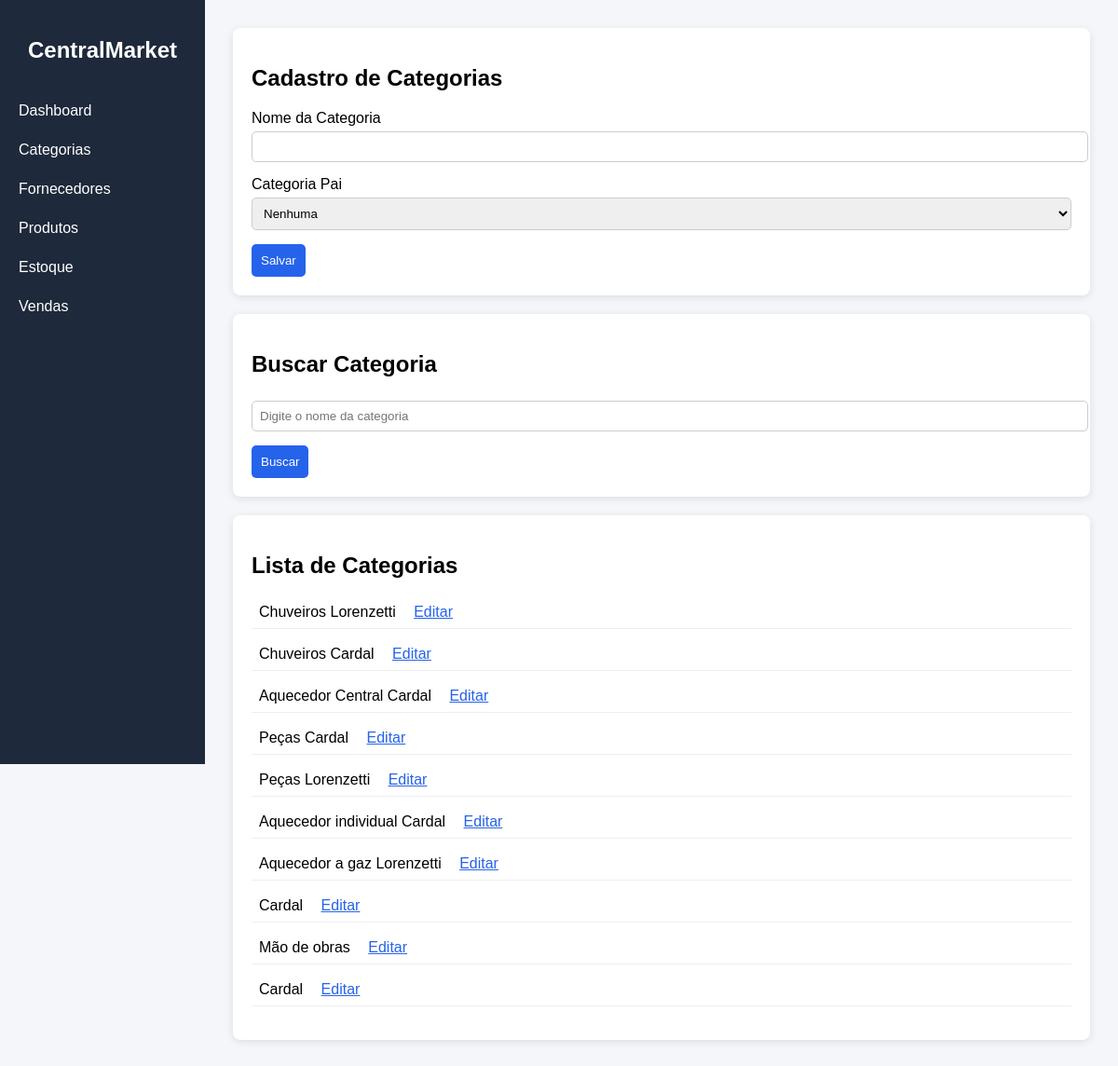
Screenshot of /categorias with the database file from the repository.
### tables this page shows
CREATE TABLE categorias (
        id INTEGER PRIMARY KEY AUTOINCREMENT,
        nome TEXT NOT NULL,
        categoria_pai_id INTEGER,
        FOREIGN KEY (categoria_pai_id) REFERENCES categorias(id)
    );

### app.py (the view, shortened to what this page needs)
@app.route("/categorias", methods=["GET", "POST"])
def categorias():
    conn = get_db()
    cursor = conn.cursor()
    busca = request.args.get("busca", "").strip()
    if busca:
        cursor.execute(
            "SELECT * FROM categorias WHERE nome LIKE ?",
            ("%" + busca + "%",)
        )
    else:
        cursor.execute("SELECT * FROM categorias")
    categorias = cursor.fetchall()
    conn.close()
    return render_template("categorias.html", categorias=categorias)

### app.py (called while the page is built)
def get_db():
    conn = sqlite3.connect("database.db")
    conn.row_factory = sqlite3.Row
    return conn

### templates/categorias.html (shortened to what this page needs)
{% extends "base.html" %}
{% block content %}
<div class="card">
    <h2>Cadastro de Categorias</h2>
    <form method="POST">
        <label>Nome da Categoria</label>
        <input type="text" name="nome" required>
        <label>Categoria Pai</label>
        <select name="categoria_pai_id">
            <option value="">Nenhuma</option>
        </select>
        <button type="submit">Salvar</button>
    </form>
</div>
<div class="card">
    <h2>Buscar Categoria</h2>
    <form method="GET">
        <input type="text" name="busca" placeholder="Digite o nome da categoria">
        <button type="submit">Buscar</button>
    </form>
</div>
<div class="card">
    <h2>Lista de Categorias</h2>
<ul>
    {% for categoria in categorias %}
        <li style="margin-bottom: 10px;">
            {{ categoria.nome }}
            <a href="/editar_categoria/{{ categoria.id }}"
               style="margin-left: 15px; color: #2563eb;">
               Editar
            </a>
        </li>
    {% endfor %}
</ul>
</div>
{% endblock %}

### static/style.css (style rules this page uses)
body { margin: 0; font-family: Arial, sans-serif; background-color: #f4f6f9; display: flex; }
.card { background: white; padding: 20px; border-radius: 8px; box-shadow: 0px 2px 8px rgba(0,0,0,0.1); margin-bottom: 20px; }
input, select { width: 100%; padding: 8px; margin-top: 5px; margin-bottom: 15px; border-radius: 5px; border: 1px solid #ccc; }
button { background-color: #2563eb; color: white; padding: 10px; border: none; border-radius: 5px; cursor: pointer; }
ul { list-style: none; padding: 0; }
li { padding: 8px; border-bottom: 1px solid #eee; }

### rows the page displays
categorias: nome "Chuveiros Lorenzetti"
categorias: nome "Chuveiros Cardal"
categorias: nome "Aquecedor Central Cardal"
categorias: nome "Peças Cardal"
categorias: nome "Peças Lorenzetti"
categorias: nome "Aquecedor individual Cardal"
categorias: nome "Aquecedor a gaz Lorenzetti"
categorias: nome "Cardal"
categorias: nome "Mão de obras"
categorias: nome "Cardal"
